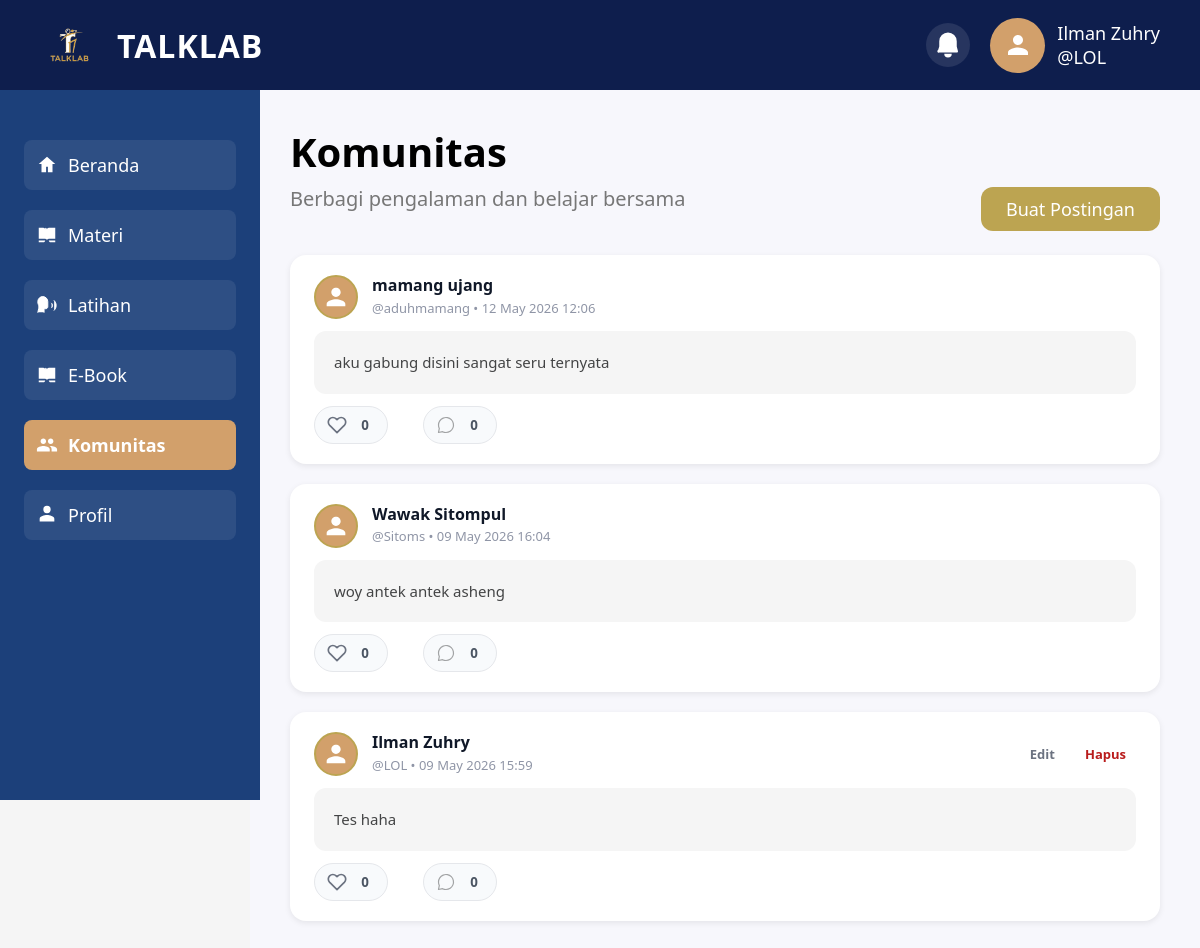
The page /Komunitas.php (signed in) on the database its author committed.
### tables this page shows
CREATE TABLE `users` (
  `Id_User` varchar(6) NOT NULL,
  `Nama` varchar(100) NOT NULL,
  `Tempat_Lahir` varchar(100) NOT NULL,
  `Tanggal_Lahir` date NOT NULL,
  `Username` varchar(50) NOT NULL,
  `Password` varchar(255) NOT NULL,
  `Foto` varchar(255) NOT NULL,
  `Bio` varchar(160) NOT NULL DEFAULT 'yang penting bicara aja dulu'
);

CREATE TABLE `komunitas` (
  `Id` int(10) UNSIGNED NOT NULL,
  `Id_User` varchar(6) NOT NULL,
  `Isi` text NOT NULL,
  `Dibuat` datetime NOT NULL DEFAULT current_timestamp(),
  `Update_Post` datetime DEFAULT NULL ON UPDATE current_timestamp()
);

### Komunitas.php (the view, shortened to what the rows shown need)
<?php
require_once 'core.php';
$app = new manz();
$app->ensureSession();
$currentUser = $app->getCurrentUser();
$posts = $app->getCommunityPosts();
?>
<!DOCTYPE html>
<html lang="id">
<head>
</head>
<body>
  <?php include 'includes/header.php'; ?>
  <main role="main" tabindex="-1">
    <div class="clearfix">
      <h1 style="font-size:40px; font-weight:700; color:#000;">Komunitas</h1>
    </div>
    <section class="post-list" aria-label="Daftar posting komunitas">
      <?php foreach ($posts as $post): ?>
        <?php
$isLiked = false;
if($currentUser){
    $isLiked = $app->getUserLikeStatus(
        $post['Id'],
        $currentUser['Id_User']
    );
}
?>
        <article class="post" tabindex="0">
          <header class="post-header">
            <?php if (!empty($post['foto'])): ?>
              <img src="<?= htmlspecialchars($post['foto']) ?>" alt="Foto profil <?= htmlspecialchars($post['name'] ?: 'Pengguna') ?>" class="post-avatar" width="44" height="44">
            <?php else: ?>
              <div class="post-avatar post-avatar-default" aria-label="Foto profil default <?= htmlspecialchars($post['name'] ?: 'Pengguna') ?>">
                <svg viewBox="0 0 24 24" aria-hidden="true"><path fill="white" d="M12 12c2.21 0 4-1.79 4-4s-1.79-4-4-4-4 1.79-4 4 1.79 4 4 4zm0 2c-2.67 0-8 1.34-8 4v2h16v-2c0-2.66-5.33-4-8-4z"/></svg>
              </div>
            <?php endif; ?>
            <div class="post-author-info">
              <div class="post-author"><?= htmlspecialchars($post['name'] ?: 'Pengguna') ?></div>
              <div class="post-username-time">@<?= htmlspecialchars($post['username'] ?: 'guest') ?> • <?= htmlspecialchars(date('d M Y H:i', strtotime($post['Dibuat']))) ?></div>
            </div>
            <?php if ($currentUser && $post['Id_User'] === $currentUser['Id_User']): ?>
              <div class="post-actions">
                <a class="post-action" href="Komunitas.php?edit=<?= urlencode($post['Id']) ?>">Edit</a>
                <form action="Komunitas.php" method="post" onsubmit="return confirm('Hapus postingan ini?');">
                  <button type="submit" class="post-action delete">Hapus</button>
                </form>
              </div>
            <?php endif; ?>
          </header>
          <p class="post-text"><?= nl2br(htmlspecialchars($post['Isi'])) ?></p>
          <footer class="post-footer">
            <div class="reactions" aria-label="Reaksi postingan">
              <button
    type="button"
    class="reaction-btn like-btn <?= $isLiked ? 'liked' : '' ?>" data-post-id="<?= $post['Id'] ?>" data-action="like" aria-label="Suka">
                <span class="like-count"><?= $app->getLikeCount($post['Id']) ?></span>
              </button>
              <button type="button" class="reaction-btn comment-btn" data-post-id="<?= $post['Id'] ?>" data-action="comment" aria-label="Komentar">
                <img src="icon/komen.svg" style="width:20px; height:20px;" alt="Komentar">
                <span class="comment-count"><?= $app->getCommentCount($post['Id']) ?></span>
              </button>
            </div>
          </footer>
        </article>
      <?php endforeach; ?>
    </section>
  </main>
</body>
</html>

### includes/header.php (shortened to what the rows shown need)
<?php
require_once __DIR__ . '/../core.php';
$app = new manz();
$app->ensureSession();
?>
<header class="header">
    <div class="user-area">
        <?php if ($app->isLoggedIn()):
            $displayName = $app->getDisplayName();
            $displayUsername = $app->getDisplayUsername();
            $displayFoto = $app->getDisplayFoto();
        ?>
            <div class="profile-menu-wrap">
                <button type="button" class="profile-menu-toggle" data-profile-menu-toggle aria-expanded="false" aria-haspopup="true">
                    <?php if (!empty($displayFoto)): ?>
                        <img src="<?= $displayFoto ?>" class="avatar" alt="Foto profil">
                    <?php else: ?>
                        <div class="avatar" style="background:#d2a06b;display:flex;align-items:center;justify-content:center;">
                            <svg viewBox="0 0 24 24" width="30" height="30"><path fill="white" d="M12 12c2.21 0 4-1.79 4-4s-1.79-4-4-4-4 1.79-4 4 1.79 4 4 4zm0 2c-2.67 0-8 1.34-8 4v2h16v-2c0-2.66-5.33-4-8-4z"/></svg>
                        </div>
                    <?php endif; ?>
                    <div class="user-info">
                        <div class="name"><?= $displayName ?></div>
                        <div class="username">@<?= $displayUsername ?></div>
                    </div>
                </button>
            </div>
        <?php endif; ?>
    </div>
</header>

### rows shown on the page
users: Nama "Ilman Zuhry", Username "LOL"
komunitas: Id_User.Nama "mamang ujang", Id_User.Username "aduhmamang", Dibuat "12 May 2026 12:06", Isi "aku gabung disini sangat seru ternyata", LikeCount "0", CommentCount "0"
komunitas: Id_User.Nama "Wawak Sitompul", Id_User.Username "Sitoms", Dibuat "09 May 2026 16:04", Isi "woy antek antek asheng", LikeCount "0", CommentCount "0"
komunitas: Id_User.Nama "Ilman Zuhry", Id_User.Username "LOL", Dibuat "09 May 2026 15:59", Isi "Tes haha", LikeCount "0", CommentCount "0"
